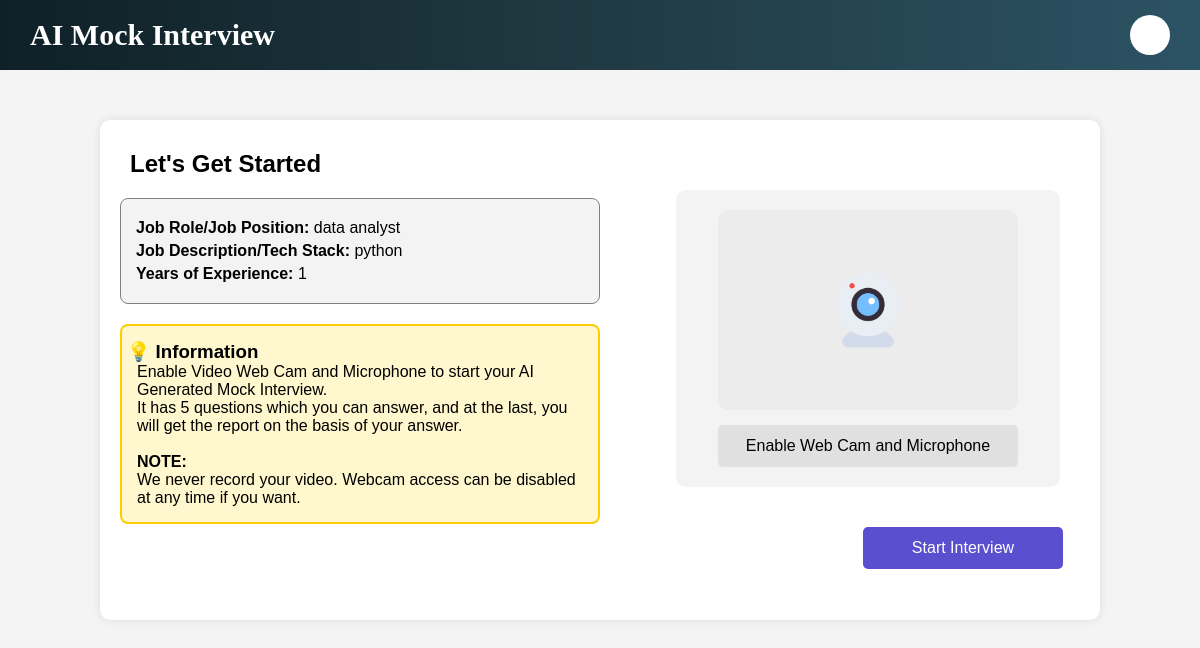
Screenshot of /start_interview.php?mockid=67f76afb0052a with the database file from the repository.
### tables this page shows
CREATE TABLE `interviews` (
  `id` int(11) NOT NULL,
  `mockid` varchar(50) DEFAULT NULL,
  `jsonmockresponse` text DEFAULT NULL,
  `job_position` varchar(100) DEFAULT NULL,
  `job_description` text DEFAULT NULL,
  `job_experience` int(11) DEFAULT NULL,
  `created_by` varchar(50) DEFAULT NULL,
  `created_at` timestamp NOT NULL DEFAULT current_timestamp()
);

### start_interview.php (the view, shortened to what this page needs)
<?php
$mockid = $_GET['mockid'] ?? null;
$host = 'localhost';
$db   = 'mock_interview';
$user = 'root';
$pass = '';
$conn = new mysqli($host, $user, $pass, $db);
$result = $conn->query("SELECT * FROM interviews WHERE mockid='$mockid'");
$data = $result->fetch_assoc();
if ($data) {
?>
<!DOCTYPE html>
<html lang="en">
<head>
    <link rel="stylesheet" href="css/start_interview.css">
</head>
<body>
    <?php include('header.php'); ?>
    <div class="main-container">
        <div class="left-section">
            <h2 style="margin: 10px; padding-bottom: 10px;">Let's Get Started</h2>
            <div class="job-details">
                <p><strong>Job Role/Job Position:</strong> <?php echo htmlspecialchars($data['job_position']); ?></p>
                <p><strong>Job Description/Tech Stack:</strong> <?php echo htmlspecialchars($data['job_description']); ?></p>
                <p><strong>Years of Experience:</strong> <?php echo htmlspecialchars($data['job_experience']); ?></p>
            </div>
            <div class="info-box">
                <h3 style="margin-left: -10px;">💡 Information</h3>
                <p>Enable Video Web Cam and Microphone to start your AI Generated Mock Interview.<br>
                   It has 5 questions which you can answer, and at the last,
                   <span class="highlight">you will get the report on the basis of your answer.</span></p><br>
                <p><strong>NOTE:</strong><br> We never record your video. Webcam access can be disabled at any time if you want.</p>
            </div>
        </div>
        <div class="right-section">
            <div class="webcam-container">
                <div class="webcam-box">
                    <img src="images/webcam.png" alt="Webcam Icon" class="webcam-icon" id="webcamIcon">
                </div>
                <button id="enableWebcam" class="btn gray-btn" onclick="checkPermissions()">Enable Web Cam and Microphone</button>
            </div>
             <button id="startBtn" class="btn purple-btn" onclick="startInterview()" >Start Interview</button>
         </div>
    </div>
</body>
</html>
<?php
} else {
    echo "<p style='color:red; text-align:center;'>No data found for this Mock ID</p>";
}
?>

### css/start_interview.css (style rules this page uses)
.main-container { display: flex; justify-content: space-between; align-items: flex-start; max-width: 1000px; height: 500px; margin: 50px auto; background: white; padding: 20px; box-shadow: 0 0 10px rgba(0, 0, 0, 0.1); border-radius: 10px; }
.left-section { width: 50%; text-align: left; }
.right-section { width: 40%; display: flex; flex-direction: column; align-items: center; }
.job-details { background: #f3f3f3; padding: 15px; border: 1px solid gray; border-radius: 8px; text-align: left; margin-bottom: 20px; }
.job-details p { margin: 5px 0; font-size: 16px; }
.info-box { background: #fff7cd; padding: 15px; border: 2px solid #ffcc00; text-align: left; margin-bottom: 20px; border-radius: 8px; }
.webcam-container { width: 100%; background: #f3f3f3; margin-top: 50px; margin-right: 40px; padding: 20px; border-radius: 10px; display: flex; flex-direction: column; align-items: center; }
.webcam-box { width: 100%; max-width: 300px; height: 200px; background: #ececec; border-radius: 10px; display: flex; justify-content: center; align-items: center; position: relative; }
.webcam-icon { width: 80px; }
.btn { border: none; padding: 12px 20px; font-size: 16px; border-radius: 5px; cursor: pointer; margin-top: 15px; }
.gray-btn { width: 300px; background-color: #e0e0e0; color: black; }
.purple-btn { width: 200px; margin-top: 40px; margin-left: 250px; background-color: #5a4fcf; color: white; transform: translateX(-50px) ; }

### header.php (style rules this page uses)
* { margin: 0; padding: 0; box-sizing: border-box; font-family: Arial, sans-serif; }
body { background-color: #f4f4f4; }

### rows the page displays
interviews: job_position "data analyst", job_description "python", job_experience "1"
